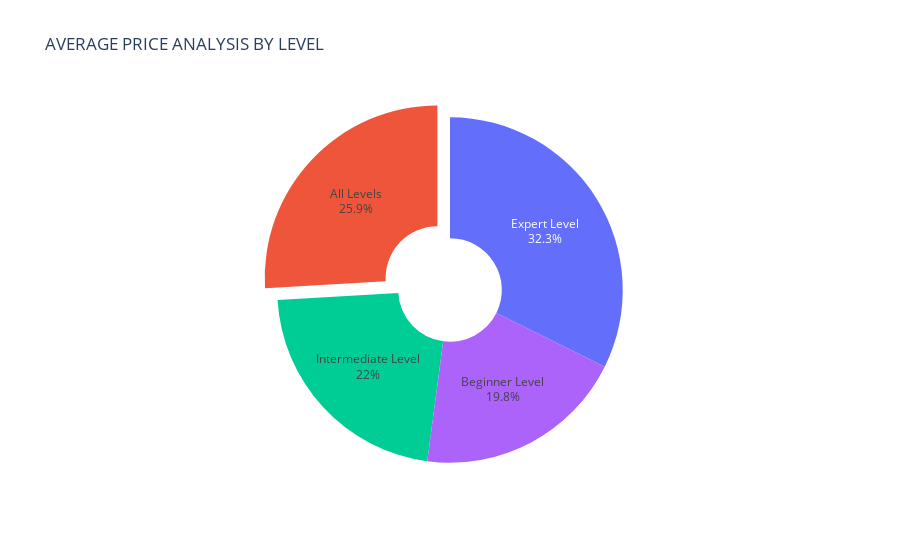

Write notebook code for a chart like this one.
### Markdown cell above
The data represents annual revenues over a seven-year span, starting at $310.00 in 2011 and gradually rising to $1,835.00 in 2012, $10,785.00 in 2013, and $23,780.00 in 2014. A significant jump occurred in 2015, with revenue reaching $67,830.00, and peaking at $84,165.00 in 2016. However, in 2017, there was a notable decline in revenue to $54,025.00.

The line graph effectively illustrates the connection between the published year and the corresponding revenue figures. Notably, the trend indicates a consistent increase in revenue from 2011 to 2016, suggesting positive financial growth during this period. However, 2017 marks a departure from this trend, as the revenue experiences a decline.

This visual representation offers a clear and concise overview of the revenue dynamics over the years, highlighting the upward trajectory followed by a downturn in the final recorded year.

### Code cell
# Compute the average price of courses for each difficulty level
avg_price_by_level = data.groupby('level')["price"].mean().reset_index()

# Create a pie chart using Plotly Express with average prices as values, difficulty levels as names,
# and a title describing the visualization
fig = px.pie(avg_price_by_level, values='price', names='level', 
             title='AVERAGE PRICE ANALYSIS BY LEVEL', 
             template='plotly', hole=0.3)

# Hide the legend in the pie chart
fig.update_layout(showlegend=False)

# Customize text information to display percentage and labels, and adjust slice separation
fig.update_traces(textinfo='percent+label', pull=[0.1, 0]) 

# Display the pie chart
fig.show()

### Figure 1 — Plotly figure (JSON) as saved in the notebook; plotly's stock layout.template omitted (floating-point values rounded to 4 significant figures)
{"data": [{"domain": {"x": [0, 1], "y": [0, 1]}, "hole": 0.3, "hovertemplate": "level=%{label}<br>price=%{value}<extra></extra>", "labels": ["All Levels", "Beginner Level", "Expert Level", "Intermediate Level"], "legendgroup": "", "name": "", "pull": [0.1, 0], "showlegend": true, "textinfo": "percent+label", "type": "pie", "values": [73.09, 55.74, 91.12, 61.92]}], "layout": {"legend": {"tracegroupgap": 0}, "showlegend": false, "title": {"text": "AVERAGE PRICE ANALYSIS BY LEVEL"}}}
